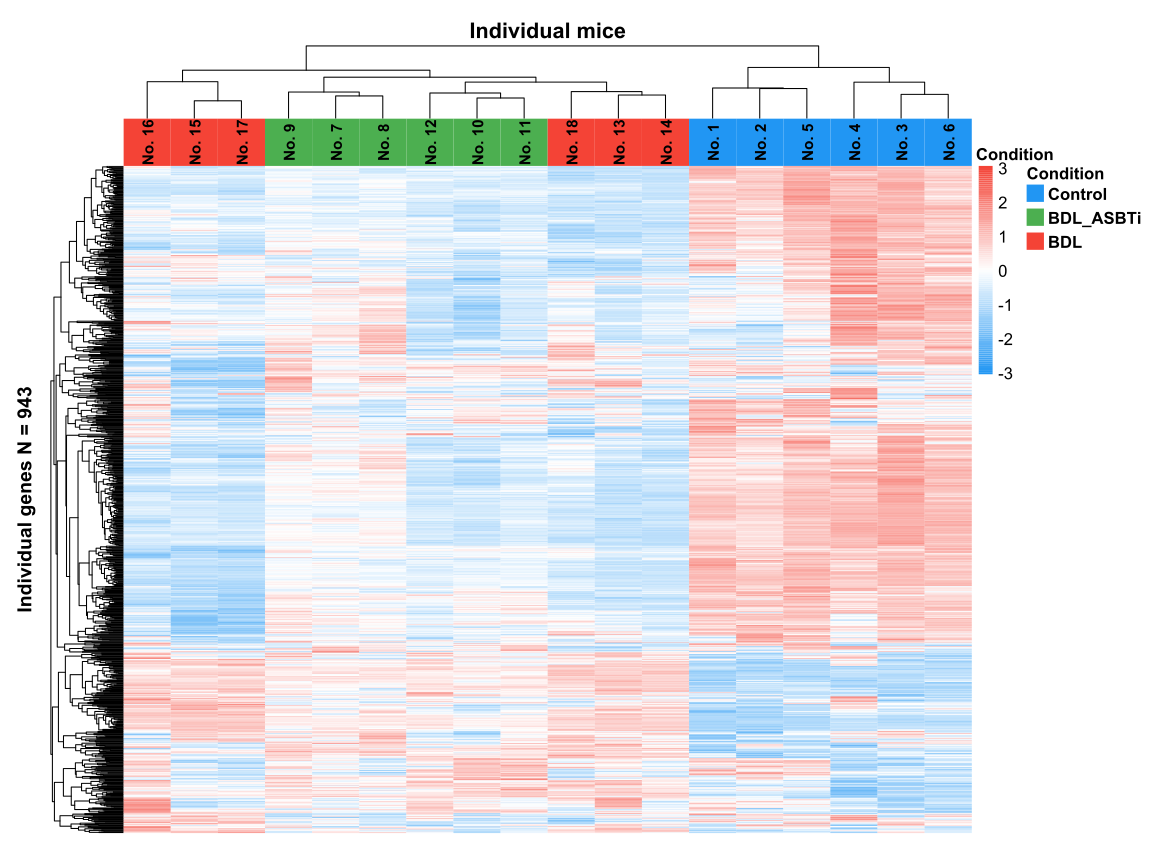

Reproduce this figure in R.
# ==============================================================================
# SCRIPT: Global_RNA_Landscape_Heatmaps_ALL_Mice.R
# LOCATION: C:/Users/ngoune/Documents/Projet I/Protein_Modeling_share/New_Data/
# OBJECTIVE: Generate a clean 2-Page PDF report containing ONLY the Unsupervised RNA Heatmaps
#            Page 1: BDL Cohort (All 18 Mice including BDL_ASBTi Zwischenmäuse)
#            Page 2: CCL4 Cohort (All Mice including Oil M2, Oil M12, CCl4 M2, CCl4 M6)
# ==============================================================================

library(data.table)
library(ggplot2)
library(pheatmap)
library(gtable)
library(grid)

# Output directory & PDF path
out_dir <- "C:/Users/ngoune/Documents/Projet I/Protein_Modeling_share/New_Data"
pdf_path <- file.path(out_dir, "Global_RNA_Landscape_Heatmaps_ALL_Mice.pdf")

# -------------------------------------------------------------------------
# 1. LOAD DATA
# -------------------------------------------------------------------------
print("Loading data...")
load("C:/Users/ngoune/Documents/Projet I/Protein_Modeling_share/Cross_Data_Analysis/DTccl4_DT_LCPM_Gene_Protein_full.RData")
Full_DT <- as.data.table(DTccl4_DT_LCPM)

BDL_DT  <- Full_DT[is.na(TreatmentTime)]
CCL4_DT <- Full_DT[!is.na(TreatmentTime)]

# -------------------------------------------------------------------------
# 2. DEFINE CUSTOM PHEATMAP OVERRIDES (Exact formatting from landscape script)
# -------------------------------------------------------------------------

# Custom draw_colnames: draw vertically inside the annotation bar
draw_colnames_inside_annotation <- function (coln, gaps, vjust_col, hjust_col, angle_col, ...) 
{
    coord = pheatmap:::find_coordinates(length(coln), gaps)
    x = coord$coord - 0.5 * coord$size
    res = grid::textGrob(coln, x = x, y = grid::unit(0.5, "npc"), 
                         vjust = 0.5, hjust = 0.5, rot = 90, 
                         gp = grid::gpar(fontface = "bold", ...))
    return(res)
}
assignInNamespace("draw_colnames", draw_colnames_inside_annotation, ns = "pheatmap")

# Custom draw_annotation_legend: support plotmath expressions (subscripts) in legend labels
draw_annotation_legend_parsed <- function(annotation, annotation_colors, border_color, ...) {
    y = unit(1, "npc")
    text_height = unit(1.0, "grobheight", textGrob("FGH", gp = gpar(fontsize = 12, fontface = "bold", ...)))
    res = gList()
    for (i in names(annotation)) {
        res[[i]] = textGrob(i, x = 0, y = y, vjust = 1, hjust = 0, 
            gp = gpar(fontface = "bold", fontsize = 13, ...))
        y = y - 1.4 * text_height
        if (is.character(annotation[[i]]) | is.factor(annotation[[i]])) {
            n = length(annotation_colors[[i]])
            yy = y - (1:n - 1) * 1.8 * text_height
            res[[paste(i, "r")]] = rectGrob(x = unit(0, "npc"), 
                y = yy, hjust = 0, vjust = 1, height = 1.3 * text_height, 
                width = 1.3 * text_height, gp = gpar(col = border_color, 
                  fill = annotation_colors[[i]]))
            
            labels_raw <- names(annotation_colors[[i]])
            labels_parsed <- lapply(labels_raw, function(x) {
                if (grepl("\\[|~", x)) parse(text = x)[[1]] else x
            })
            
            for(j in 1:length(labels_parsed)) {
                res[[paste(i, "t", j)]] = textGrob(labels_parsed[[j]], 
                    x = text_height * 1.6, y = yy[j] - 0.65 * text_height, 
                    hjust = 0, vjust = 0.5, gp = gpar(fontface = "bold", fontsize = 11, ...))
            }
            y = y - n * 1.8 * text_height
        }
        else {
            yy = y - 8 * text_height + seq(0, 1, 0.25)[-1] * 
                8 * text_height
            h = 8 * text_height * 0.25
            res[[paste(i, "r")]] = rectGrob(x = unit(0, "npc"), 
                y = yy, hjust = 0, vjust = 1, height = h, width = 1.5 * 
                text_height, gp = gpar(col = NA, fill = colorRampPalette(annotation_colors[[i]])(4)))
            res[[paste(i, "r2")]] = rectGrob(x = unit(0, "npc"), 
                y = y, hjust = 0, vjust = 1, height = 8 * text_height, 
                width = 1.5 * text_height, gp = gpar(col = border_color, 
                  fill = NA))
            txt = rev(range(grid.pretty(range(annotation[[i]], 
                na.rm = TRUE))))
            yy = y - c(1, 7) * text_height
            res[[paste(i, "t")]] = textGrob(txt, x = text_height * 
                1.8, y = yy, hjust = 0, vjust = 0.5, gp = gpar(fontface = "bold", fontsize = 10.5, ...))
            y = y - 8 * text_height
        }
        y = y - 1.4 * text_height
    }
    res = gTree(children = res)
    return(res)
}
assignInNamespace("draw_annotation_legend", draw_annotation_legend_parsed, ns = "pheatmap")

# Open PDF device (2 Pages)
cairo_pdf(pdf_path, width = 11.5, height = 8.5)

# ==============================================================================
# PAGE 1: BDL UNSUPERVISED RNA HEATMAP (ALL 18 MICE WITH ZWISCHENMÄUSE)
# ==============================================================================
print("Generating Page 1: BDL RNA Heatmap (18 Mice)...")

bdl_heatmap_dt <- BDL_DT[!is.na(GeneCount), .(GeneProtein, GeneCount, MiceInfo, Treatment)]

# Map 3 Treatment groups
bdl_heatmap_dt[, Condition := fcase(
  Treatment == "control",   "Control",
  Treatment == "BDL_ASBTi", "BDL_ASBTi",
  Treatment == "BDL",       "BDL"
)]

mat_wide_bdl <- dcast(bdl_heatmap_dt, GeneProtein ~ MiceInfo, value.var = "GeneCount")
mat_matrix_bdl <- as.matrix(mat_wide_bdl[, -1, with = FALSE])
rownames(mat_matrix_bdl) <- mat_wide_bdl$GeneProtein
mat_matrix_bdl <- na.omit(mat_matrix_bdl)

# Map 18 BDL mice to sequential numbers No. 1 to No. 18
bdl_mice_mapping <- c(
  "ShamvehicleM1" = "No. 1",
  "ShamvehicleM3" = "No. 2",
  "ShamvehicleM4" = "No. 3",
  "ShamvehicleM6" = "No. 4",
  "ShamvehicleM7" = "No. 5",
  "ShamvehicleM8" = "No. 6",
  "BDLASBTiM8"    = "No. 7",
  "BDLASBTiM9"    = "No. 8",
  "BDLASBTiM10"   = "No. 9",
  "BDLASBTiM11"   = "No. 10",
  "BDLASBTiM12"   = "No. 11",
  "BDLASBTiM14"   = "No. 12",
  "BDLvehicleM5"  = "No. 13",
  "BDLvehicleM7"  = "No. 14",
  "BDLvehicleM10" = "No. 15",
  "BDLvehicleM11" = "No. 16",
  "BDLvehicleM12" = "No. 17",
  "BDLvehicleM15" = "No. 18"
)
colnames(mat_matrix_bdl) <- bdl_mice_mapping[colnames(mat_matrix_bdl)]

# Annotations for BDL
meta_bdl <- unique(bdl_heatmap_dt[, .(MiceInfo, Condition)])
anno_bdl <- data.frame(Condition = meta_bdl$Condition)
rownames(anno_bdl) <- bdl_mice_mapping[meta_bdl$MiceInfo]
anno_bdl$Condition <- factor(anno_bdl$Condition, levels = c("Control", "BDL_ASBTi", "BDL"))

ann_colors_bdl <- list(
  Condition = c(
    "Control"   = "#2196F3", # Blue
    "BDL_ASBTi" = "#4CAF50", # Green (Zwischenmäuse)
    "BDL"       = "#F44336"  # Red
  )
)

res_bdl <- pheatmap(mat_matrix_bdl, 
                    cluster_rows = TRUE, cluster_cols = TRUE, 
                    show_rownames = FALSE, show_colnames = TRUE,
                    scale = "row", annotation_col = anno_bdl,
                    annotation_colors = ann_colors_bdl,
                    main = "Individual mice",
                    fontsize = 12, fontsize_col = 11,
                    color = colorRampPalette(c("#2196F3", "white", "#F44336"))(100),
                    silent = TRUE)

gt_bdl <- res_bdl$gtable

# Shift column names (mouse numbers) to Row 3 (annotation bar row)
gt_bdl$layout[gt_bdl$layout$name == "col_names", c("t", "b")] <- 3
gt_bdl$layout[gt_bdl$layout$name == "col_names", "z"] <- max(gt_bdl$layout$z) + 1

# Make Row 3 taller to fit vertical text labels
gt_bdl$heights[3] <- grid::unit(1.2, "cm")

# Modify col_annotation grob to fill the entire height of Row 3
anno_idx_bdl <- which(gt_bdl$layout$name == "col_annotation")
if (length(anno_idx_bdl) > 0) {
    gt_bdl$grobs[[anno_idx_bdl]]$height <- grid::unit(1, "npc")
    gt_bdl$grobs[[anno_idx_bdl]]$y <- grid::unit(0.5, "npc")
    gt_bdl$grobs[[anno_idx_bdl]]$vjust <- 0.5
}

# Collapse Row 5 (original col_names row at bottom)
gt_bdl$heights[5] <- grid::unit(0, "lines")

# Add a dedicated margin column on the far left for the Y-axis title
gt_bdl <- gtable_add_cols(gt_bdl, widths = grid::unit(1.2, "cm"), pos = 0)
gt_bdl$widths[[4]] <- gt_bdl$widths[[4]] - grid::unit(1.2, "cm")

y_label_bdl <- grid::textGrob(paste0("Individual genes N = ", nrow(mat_matrix_bdl)), 
                              rot = 90, gp = grid::gpar(fontsize = 14, fontface = "bold"))
gt_bdl <- gtable_add_grob(gt_bdl, y_label_bdl, t = 4, l = 1, b = 4, r = 1, name = "y_axis_title")

# Draw Page 1
grid::grid.newpage()
grid::grid.draw(gt_bdl)


# ==============================================================================
# PAGE 2: CCL4 UNSUPERVISED RNA HEATMAP (ALL MICE WITH ZWISCHENMÄUSE)
# ==============================================================================
print("Generating Page 2: CCL4 RNA Heatmap (All Mice with Zwischenmäuse)...")

ccl4_heatmap_dt <- CCL4_DT[!is.na(GeneCount) & MiceInfo != "month12_ccl4_rep6", 
                           .(GeneProtein, GeneCount, MiceInfo, Treatment, TreatmentTime)]

# Map all 6 Treatment Groups for CCl4
ccl4_heatmap_dt[, Condition := fcase(
  Treatment == "oil"  & as.numeric(as.character(TreatmentTime)) == 0,  "Oil~(Month~0)",
  Treatment == "oil"  & as.numeric(as.character(TreatmentTime)) == 2,  "Oil~(Month~2)",
  Treatment == "oil"  & as.numeric(as.character(TreatmentTime)) == 12, "Oil~(Month~12)",
  Treatment == "ccl4" & as.numeric(as.character(TreatmentTime)) == 2,  "CCl[4]~(Month~2)",
  Treatment == "ccl4" & as.numeric(as.character(TreatmentTime)) == 6,  "CCl[4]~(Month~6)",
  Treatment == "ccl4" & as.numeric(as.character(TreatmentTime)) == 12, "CCl[4]~(Month~12)"
)]

mat_wide_ccl4 <- dcast(ccl4_heatmap_dt, GeneProtein ~ MiceInfo, value.var = "GeneCount")
mat_matrix_ccl4 <- as.matrix(mat_wide_ccl4[, -1, with = FALSE])
rownames(mat_matrix_ccl4) <- mat_wide_ccl4$GeneProtein
mat_matrix_ccl4 <- na.omit(mat_matrix_ccl4)

# Sequential mouse numbering for CCL4
all_ccl4_mice <- unique(ccl4_heatmap_dt$MiceInfo)
meta_ccl4 <- unique(ccl4_heatmap_dt[, .(MiceInfo, Condition, Treatment, TreatmentTime)])
setorder(meta_ccl4, Treatment, TreatmentTime, MiceInfo)
meta_ccl4[, MouseNum := paste0("No. ", .I)]

ccl4_mice_mapping <- setNames(meta_ccl4$MouseNum, meta_ccl4$MiceInfo)
colnames(mat_matrix_ccl4) <- ccl4_mice_mapping[colnames(mat_matrix_ccl4)]

anno_ccl4 <- data.frame(Condition = meta_ccl4$Condition)
rownames(anno_ccl4) <- meta_ccl4$MouseNum
anno_ccl4$Condition <- factor(anno_ccl4$Condition, levels = c(
  "Oil~(Month~0)", "Oil~(Month~2)", "Oil~(Month~12)",
  "CCl[4]~(Month~2)", "CCl[4]~(Month~6)", "CCl[4]~(Month~12)"
))

# 6 Highly distinct colors
ann_colors_ccl4 <- list(
  Condition = c(
    "Oil~(Month~0)"    = "#1E88E5", # Pure Blue (Control)
    "Oil~(Month~2)"    = "#00ACC1", # Cyan / Teal
    "Oil~(Month~12)"   = "#8E24AA", # Purple
    "CCl[4]~(Month~2)"  = "#FF9800", # Orange
    "CCl[4]~(Month~6)"  = "#43A047", # Green
    "CCl[4]~(Month~12)" = "#E53935"  # Pure Red (Disease)
  )
)

res_ccl4 <- pheatmap(mat_matrix_ccl4, 
                     cluster_rows = TRUE, cluster_cols = TRUE, 
                     show_rownames = FALSE, show_colnames = TRUE,
                     scale = "row", annotation_col = anno_ccl4,
                     annotation_colors = ann_colors_ccl4,
                     main = "Individual mice",
                     fontsize = 12, fontsize_col = 10,
                     color = colorRampPalette(c("#2196F3", "white", "#F44336"))(100),
                     silent = TRUE)

gt_ccl4 <- res_ccl4$gtable

# Shift column names (mouse numbers) to Row 3 (annotation bar row)
gt_ccl4$layout[gt_ccl4$layout$name == "col_names", c("t", "b")] <- 3
gt_ccl4$layout[gt_ccl4$layout$name == "col_names", "z"] <- max(gt_ccl4$layout$z) + 1

# Make Row 3 taller to fit vertical text labels
gt_ccl4$heights[3] <- grid::unit(1.2, "cm")

# Modify col_annotation grob to fill the entire height of Row 3
anno_idx_ccl4 <- which(gt_ccl4$layout$name == "col_annotation")
if (length(anno_idx_ccl4) > 0) {
    gt_ccl4$grobs[[anno_idx_ccl4]]$height <- grid::unit(1, "npc")
    gt_ccl4$grobs[[anno_idx_ccl4]]$y <- grid::unit(0.5, "npc")
    gt_ccl4$grobs[[anno_idx_ccl4]]$vjust <- 0.5
}

# Collapse Row 5 (original col_names row at bottom)
gt_ccl4$heights[5] <- grid::unit(0, "lines")

# Add a dedicated margin column on the far left for the Y-axis title
gt_ccl4 <- gtable_add_cols(gt_ccl4, widths = grid::unit(1.2, "cm"), pos = 0)
gt_ccl4$widths[[4]] <- gt_ccl4$widths[[4]] - grid::unit(1.2, "cm")

y_label_ccl4 <- grid::textGrob(paste0("Individual genes N = ", nrow(mat_matrix_ccl4)), 
                                rot = 90, gp = grid::gpar(fontsize = 14, fontface = "bold"))
gt_ccl4 <- gtable_add_grob(gt_ccl4, y_label_ccl4, t = 4, l = 1, b = 4, r = 1, name = "y_axis_title")

# Draw Page 2
grid::grid.newpage()
grid::grid.draw(gt_ccl4)

dev.off()

print(paste("SUCCESS! 2-Page RNA Heatmaps Report saved to:", pdf_path))
